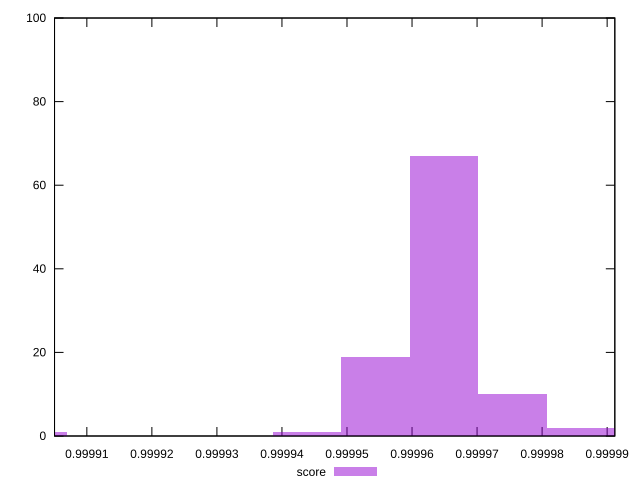

Write the gnuplot code that produced this figure.
reset

$score <<EOF
0.9999754765834067 10
0.9999649395450553 67
0.9999544025067039 19
0.999986013621758 2
0.9999438654683526 1
0.999901717314947 1
EOF

set key outside below
set boxwidth 0.000010537038351370446
set xrange [0.9999050328384271:0.9999911809529832]
set yrange [0:100]
set style fill transparent solid 0.5 noborder
set terminal svg size 640, 490 enhanced background rgb 'white'
set output "report_00007_2020-12-11T15:55:29.892Z/mainthread-work-breakdown/samples/pages+cached+noexternal+nocss/score/histogram.svg"

plot $score title "score" with boxes

reset
